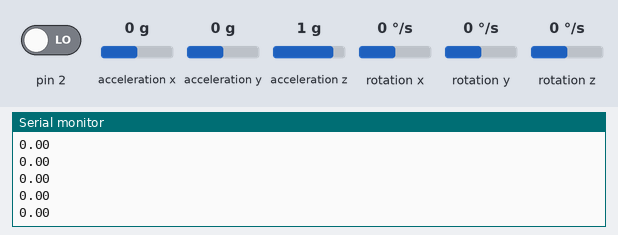
A sketch run on a simulated Arduino Uno, built with avr-gcc and run on an emulated ATmega328P. Shown: the last lines printed to the serial monitor. Inputs (shaded band) come from the test bench; at power-on: rotation z 0 °/s, pin 2 LOW, acceleration x 0 g, acceleration y 0 g, acceleration z 1 g, rotation x 0 °/s, rotation y 0 °/s. The sensor or clock chip raises its interrupt line as the real part does.

Above: at 1.7 s.
1.8 s: rotation z set to -192 °/s
At 2.4 s:
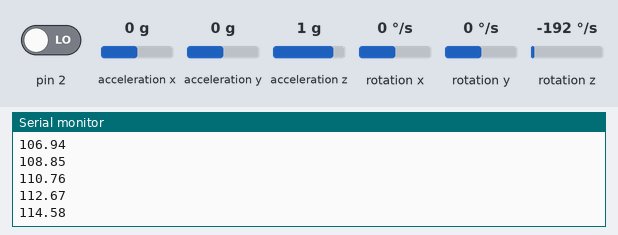
3.3 s: pin 2 driven HIGH
4.8 s: acceleration x set to -1.4 g
At 5.3 s:
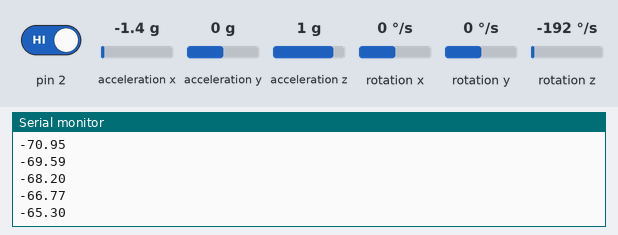
6.3 s: acceleration y set to -1.4 g
At 6.8 s:
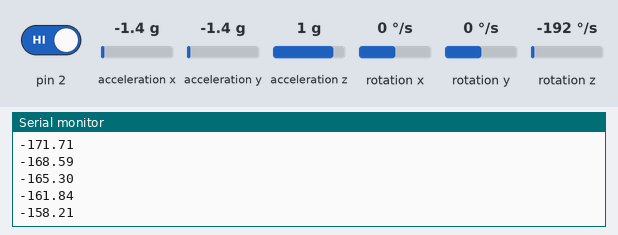
7.8 s: acceleration z set to -1.4 g
At 8.3 s:
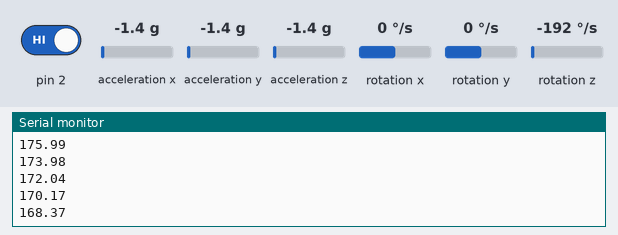
Timing chart, 0 to 10.3 s (numbered marks = the images above; inputs shaded):
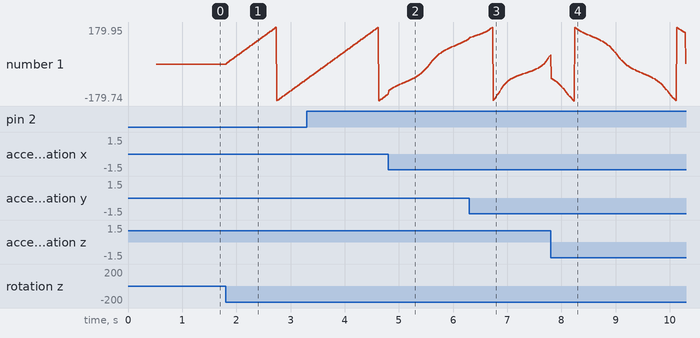

Measured:
- after the input at 1.8 s, the serial monitor: prints a new line at once (image 1)
- plotted number 1: 0 → -73.56 after the input at 1.8 s

The sketch:

gyro3.ino
```cpp
#include "I2Cdev.h"
#include "MPU6050_6Axis_MotionApps20.h"
#if I2CDEV_IMPLEMENTATION == I2CDEV_ARDUINO_WIRE
    #include "Wire.h"
#endif
MPU6050 mpu;
#define OUTPUT_READABLE_YAWPITCHROLL
bool dmpReady = false;
uint8_t mpuIntStatus;   // holds actual interrupt status byte from MPU
uint8_t devStatus;      // return status after each device operation (0 = success, !0 = error)
uint16_t packetSize;    // expected DMP packet size (default is 42 bytes)
uint16_t fifoCount;     // count of all bytes currently in FIFO
uint8_t fifoBuffer[64]; // FIFO storage buffer
Quaternion q;           // [w, x, y, z]         quaternion container
VectorInt16 aa;         // [x, y, z]            accel sensor measurements
VectorInt16 aaReal;     // [x, y, z]            gravity-free accel sensor measurements
VectorInt16 aaWorld;    // [x, y, z]            world-frame accel sensor measurements
VectorFloat gravity;    // [x, y, z]            gravity vector
float euler[3];         // [psi, theta, phi]    Euler angle container
float ypr[3];           // [yaw, pitch, roll]   yaw/pitch/roll container and gravity vector
uint8_t teapotPacket[14] = { '$', 0x02, 0,0, 0,0, 0,0, 0,0, 0x00, 0x00, '\r', '\n' };
volatile bool mpuInterrupt = false;     // indicates whether MPU interrupt pin has gone high
void dmpDataReady() {
    mpuInterrupt = true;
}
void setup() {
    #if I2CDEV_IMPLEMENTATION == I2CDEV_ARDUINO_WIRE
        Wire.begin();
        TWBR = 24; // 400kHz I2C clock (200kHz if CPU is 8MHz)
    #elif I2CDEV_IMPLEMENTATION == I2CDEV_BUILTIN_FASTWIRE
        Fastwire::setup(400, true);
    #endif
    Serial.begin(9600);
    while (!Serial); // wait for Leonardo enumeration, others continue immediately
    mpu.initialize();
    devStatus = mpu.dmpInitialize();
    mpu.setXGyroOffset(220);
    mpu.setYGyroOffset(76);
    mpu.setZGyroOffset(-85);
    mpu.setZAccelOffset(1788); // 1688 factory default for my test chip
    if (devStatus == 0) {
        mpu.setDMPEnabled(true);
        attachInterrupt(0, dmpDataReady, RISING);
        mpuIntStatus = mpu.getIntStatus();
        dmpReady = true;
        packetSize = mpu.dmpGetFIFOPacketSize();
    } else {
        Serial.print(F("DMP Initialization failed (code "));
        Serial.print(devStatus);
        Serial.println(F(")"));
    }
}
void loop() {

    if (!dmpReady) return;
    while (!mpuInterrupt && fifoCount < packetSize) {
    }
    mpuInterrupt = false;
    mpuIntStatus = mpu.getIntStatus();
    fifoCount = mpu.getFIFOCount();
    if ((mpuIntStatus & 0x10) || fifoCount == 1024) {
        mpu.resetFIFO();
        Serial.println(F("FIFO overflow!"));
    } else if (mpuIntStatus & 0x02) {
        while (fifoCount < packetSize) fifoCount = mpu.getFIFOCount();
        mpu.getFIFOBytes(fifoBuffer, packetSize);
        fifoCount -= packetSize;
        #ifdef OUTPUT_READABLE_YAWPITCHROLL
            mpu.dmpGetQuaternion(&q, fifoBuffer);
            mpu.dmpGetGravity(&gravity, &q);
            mpu.dmpGetYawPitchRoll(ypr, &q, &gravity);
            Serial.println(ypr[0] * 180/M_PI);
        #endif
        #ifdef OUTPUT_TEAPOT
            teapotPacket[2] = fifoBuffer[0];
            teapotPacket[3] = fifoBuffer[1];
            teapotPacket[4] = fifoBuffer[4];
            teapotPacket[5] = fifoBuffer[5];
            teapotPacket[6] = fifoBuffer[8];
            teapotPacket[7] = fifoBuffer[9];
            teapotPacket[8] = fifoBuffer[12];
            teapotPacket[9] = fifoBuffer[13];
            Serial.write(teapotPacket, 14);
            teapotPacket[11]++; // packetCount, loops at 0xFF on purpose
        #endif
    }
}
```
